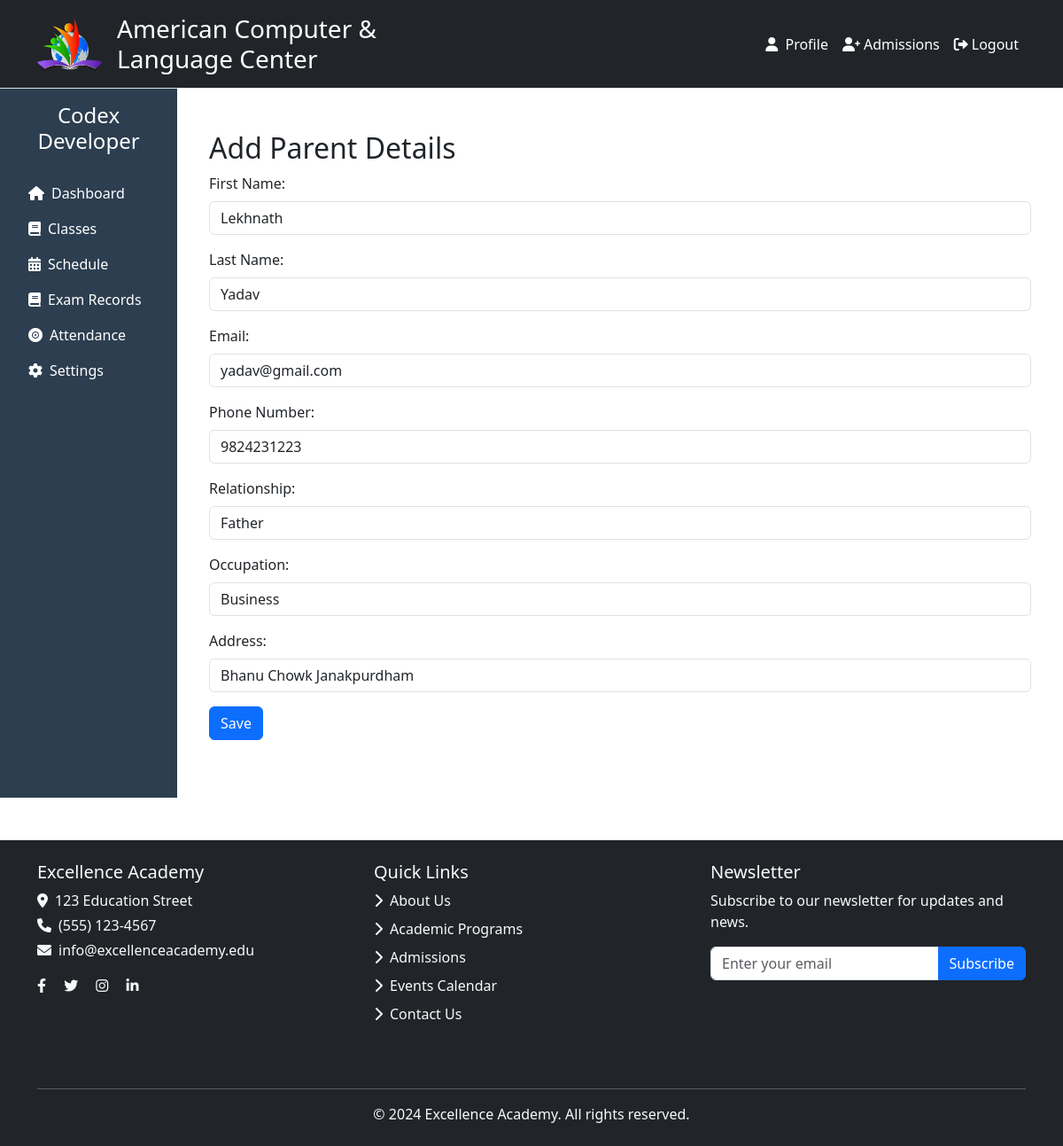
Screenshot of /profile/parent/add/ (signed in) with the database file from the repository.
### userapp/models.py (models this page shows, shortened)
class Parent(models.Model):
    user = models.ForeignKey(CustomUser, on_delete=models.CASCADE)
    first_name = models.CharField(max_length=100)
    last_name = models.CharField(max_length=100)
    email = models.EmailField()
    phone_number = models.CharField(max_length=15)
    relationship = models.CharField(max_length=50)
    occupation = models.CharField(max_length=100)
    address = models.TextField()

### userapp/views.py (the view, shortened to what this page needs)
# urls.py: path('profile/parent/add/', views.add_parent_details, name='add_parent_details'),
@login_required(login_url='login')
def add_parent_details(request):
    parent = Parent.objects.filter(user=request.user).first()
    return render(request, 'user/profile/add_parent_details.html', {'parent': parent})

### userapp/templates/user/profile/add_parent_details.html (shortened to what this page needs)
{% extends "user/base.html" %}
{% block content %}
<div class="container mt-4">
    <h2>Add Parent Details</h2>
    <form method="POST">
        <div class="mb-3">
            <label for="first_name" class="form-label">First Name:</label>
            <input type="text" class="form-control" name="first_name"
                value="{% if parent %}{{ parent.first_name }}{% endif %}" required>
        </div>
        <div class="mb-3">
            <label for="last_name" class="form-label">Last Name:</label>
            <input type="text" class="form-control" name="last_name"
                value="{% if parent %}{{ parent.last_name }}{% endif %}" required>
        </div>
        <div class="mb-3">
            <label for="email" class="form-label">Email:</label>
            <input type="email" class="form-control" name="email"
                value="{% if parent %}{{ parent.email }}{% endif %}" required>
        </div>
        <div class="mb-3">
            <label for="phone_number" class="form-label">Phone Number:</label>
            <input type="text" class="form-control" name="phone_number"
                value="{% if parent %}{{ parent.phone_number }}{% endif %}">
        </div>
        <div class="mb-3">
            <label for="relationship" class="form-label">Relationship:</label>
            <input type="text" class="form-control" name="relationship"
                value="{% if parent %}{{ parent.relationship }}{% endif %}">
        </div>
        <div class="mb-3">
            <label for="occupation" class="form-label">Occupation:</label>
            <input type="text" class="form-control" name="occupation"
                value="{% if parent %}{{ parent.occupation }}{% endif %}">
        </div>
        <div class="mb-3">
            <label for="address" class="form-label">Address:</label>
            <input type="text" class="form-control" name="address"
                value="{% if parent %}{{ parent.address }}{% endif %}">
        </div>
        <button type="submit" class="btn btn-primary">Save</button>
    </form>
</div>
{% endblock content %}

### rows the page displays
Parent: first_name "Lekhnath", last_name "Yadav", email "yadav@gmail.com", phone_number "9824231223", relationship "Father", occupation "Business", address "Bhanu Chowk Janakpurdham"
